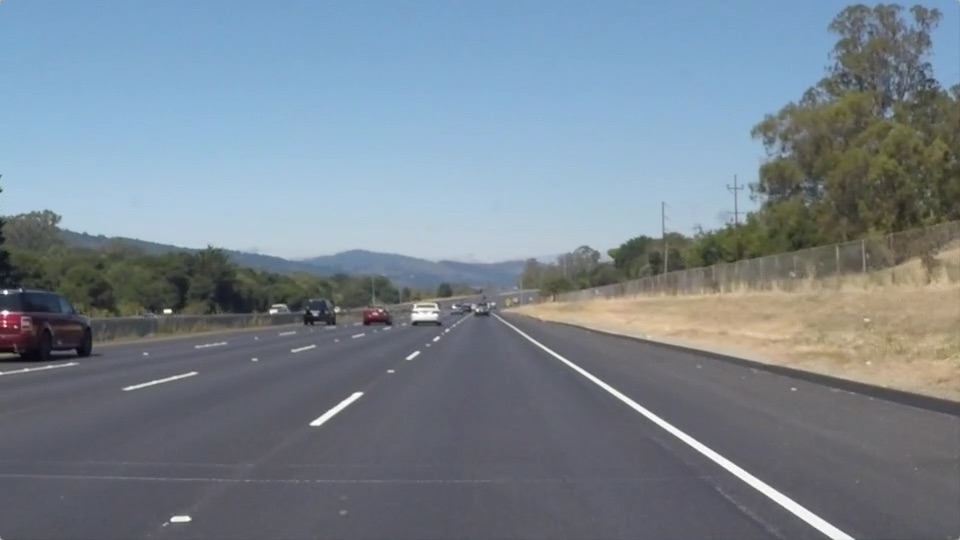
#> input picture lane-lines-finding/test_images/solidWhiteRight.jpg, 960 x 540 px
$ jupyter execute --allow-errors P3.ipynb   (shell and % lines are left out)
#> lines starting #> are read from the running program, lines starting #| are printed output that depends on the picture; after the words box and inside, x2 and y2 are one past the last pixel; in counts of white or black regions, pixels touching at a corner belong together
# **Finding Lane Lines on the Road**
***
In this project, you will use the tools you learned about in the lesson to identify lane lines on the road.  You can develop your pipeline on a series of individual images, and later apply the result to a video stream (really just a series of images). Check out the video clip "raw-lines-example.mp4" (also contained in this repository) to see what the output should look like after using the helper functions below.

Once you have a result that looks roughly like "raw-lines-example.mp4", you'll need to get creative and try to average and/or extrapolate the line segments you've detected to map out the full extent of the lane lines.  You can see an example of the result you're going for in the video "P1_example.mp4".  Ultimately, you would like to draw just one line for the left side of the lane, and one for the right.

---
Let's have a look at our first image called 'test_images/solidWhiteRight.jpg'.  Run the 2 cells below (hit Shift-Enter or the "play" button above) to display the image.

**Note** If, at any point, you encounter frozen display windows or other confounding issues, you can always start again with a clean slate by going to the "Kernel" menu above and selecting "Restart & Clear Output".

---

**The tools you have are color selection, region of interest selection, grayscaling, Gaussian smoothing, Canny Edge Detection and Hough Tranform line detection.  You  are also free to explore and try other techniques that were not presented in the lesson.  Your goal is piece together a pipeline to detect the line segments in the image, then average/extrapolate them and draw them onto the image for display (as below).  Once you have a working pipeline, try it out on the video stream below.**

---

<figure>

 <figcaption>
 <p></p>
 <p style="text-align: center;"> Your output should look something like this (above) after detecting line segments using the helper functions below </p>
 </figcaption>
</figure>
 <p></p>
<figure>

 <figcaption>
 <p></p>
 <p style="text-align: center;"> Your goal is to connect/average/extrapolate line segments to get output like this</p>
 </figcaption>
</figure>

[cell 1]
#importing some useful packages
import matplotlib.pyplot as plt
import matplotlib.image as mpimg
import numpy as np
import cv2

[cell 2]
#reading in an image
image = mpimg.imread('test_images/solidWhiteRight.jpg')
#> image is the input picture: shape (540, 960, 3); mean R, G, B 120.3, 132.6, 143.7
#printing out some stats and plotting
print('This image is:', type(image), 'with dimesions:', image.shape)
#| This image is: <class 'numpy.ndarray'> with dimesions: (540, 960, 3)
plt.imshow(image)  #call as plt.imshow(gray, cmap='gray') to show a grayscaled image

**Some OpenCV functions (beyond those introduced in the lesson) that might be useful for this project are:**

`cv2.inRange()` for color selection
`cv2.fillPoly()` for regions selection
`cv2.line()` to draw lines on an image given endpoints
`cv2.addWeighted()` to coadd / overlay two images
`cv2.cvtColor()` to grayscale or change color
`cv2.imwrite()` to output images to file
`cv2.bitwise_and()` to apply a mask to an image

**Check out the OpenCV documentation to learn about these and discover even more awesome functionality!**

Below are some helper functions to help get you started. They should look familiar from the lesson!

[cell 3]
import math

def grayscale(img):
    """Applies the Grayscale transform
    This will return an image with only one color channel
    but NOTE: to see the returned image as grayscale
    you should call plt.imshow(gray, cmap='gray')"""
    return cv2.cvtColor(img, cv2.COLOR_BGR2GRAY)

def canny(img, low_threshold, high_threshold):
    """Applies the Canny transform"""
    return cv2.Canny(img, low_threshold, high_threshold)

def gaussian_blur(img, kernel_size):
    """Applies a Gaussian Noise kernel"""
    return cv2.GaussianBlur(img, (kernel_size, kernel_size), 0)

def region_of_interest(img, vertices):
    """
    Applies an image mask.

    Only keeps the region of the image defined by the polygon
    formed from `vertices`. The rest of the image is set to black.
    """
    #defining a blank mask to start with
    mask = np.zeros_like(img)

    #defining a 3 channel or 1 channel color to fill the mask with depending on the input image
    if len(img.shape) > 2:
        channel_count = img.shape[2]  # i.e. 3 or 4 depending on your image
        ignore_mask_color = (255,) * channel_count
    else:
        ignore_mask_color = 255

    #filling pixels inside the polygon defined by "vertices" with the fill color
    cv2.fillPoly(mask, vertices, ignore_mask_color)

    #returning the image only where mask pixels are nonzero
    masked_image = cv2.bitwise_and(img, mask)
    return masked_image


def draw_lines(img, lines, color=[255, 0, 0], thickness=10, alpha=0.5):
    """
    NOTE: this is the function you might want to use as a starting point once you want to
    average/extrapolate the line segments you detect to map out the full
    extent of the lane (going from the result shown in raw-lines-example.mp4
    to that shown in P1_example.mp4).

    Think about things like separating line segments by their
    slope ((y2-y1)/(x2-x1)) to decide which segments are part of the left
    line vs. the right line.  Then, you can average the position of each of
    the lines and extrapolate to the top and bottom of the lane.

    This function draws `lines` with `color` and `thickness`.
    Lines are drawn on the image inplace (mutates the image).
    If you want to make the lines semi-transparent, think about combining
    this function with the weighted_img() function below
    """
    # In case of error, don't draw the line
    draw_right = True
    draw_left = True

    # Find slopes of all lines
    # But only care about lines where abs(slope) > slope_threshold
    slope_threshold = 0.5
    slopes = []
    new_lines = []
    for line in lines:
        x1, y1, x2, y2 = line[0]  # line = [[x1, y1, x2, y2]]

        # Calculate slope
        if x2 - x1 == 0.:  # corner case, avoiding division by 0
            slope = 999.  # practically infinite slope
        else:
            slope = (y2 - y1) / (x2 - x1)

        # Filter lines based on slope
        if abs(slope) > slope_threshold:
            slopes.append(slope)
            new_lines.append(line)

    lines = new_lines

    # Split lines into right_lines and left_lines, representing the right and left lane lines
    # Right/left lane lines must have positive/negative slope, and be on the right/left half of the image
    right_lines = []
    left_lines = []
    for i, line in enumerate(lines):
        x1, y1, x2, y2 = line[0]
        img_x_center = img.shape[1] / 2  # x coordinate of center of image
        if slopes[i] > 0 and x1 > img_x_center and x2 > img_x_center:
            right_lines.append(line)
        elif slopes[i] < 0 and x1 < img_x_center and x2 < img_x_center:
            left_lines.append(line)

    # Run linear regression to find best fit line for right and left lane lines
    # Right lane lines
    right_lines_x = []
    right_lines_y = []

    for line in right_lines:
        x1, y1, x2, y2 = line[0]

        right_lines_x.append(x1)
        right_lines_x.append(x2)

        right_lines_y.append(y1)
        right_lines_y.append(y2)

    if len(right_lines_x) > 0:
        right_m, right_b = np.polyfit(right_lines_x, right_lines_y, 1)  # y = m*x + b
    else:
        right_m, right_b = 1, 1
        draw_right = False

    # Left lane lines
    left_lines_x = []
    left_lines_y = []

    for line in left_lines:
        x1, y1, x2, y2 = line[0]

        left_lines_x.append(x1)
        left_lines_x.append(x2)

        left_lines_y.append(y1)
        left_lines_y.append(y2)

    if len(left_lines_x) > 0:
        left_m, left_b = np.polyfit(left_lines_x, left_lines_y, 1)  # y = m*x + b
    else:
        left_m, left_b = 1, 1
        draw_left = False

    # Find 2 end points for right and left lines, used for drawing the line
    # y = m*x + b --> x = (y - b)/m
    y1 = img.shape[0]
    y2 = img.shape[0] * (1 - 0.4)

    right_x1 = (y1 - right_b) / right_m
    right_x2 = (y2 - right_b) / right_m

    left_x1 = (y1 - left_b) / left_m
    left_x2 = (y2 - left_b) / left_m

    # Convert calculated end points from float to int
    y1 = int(y1)
    y2 = int(y2)
    right_x1 = int(right_x1)
    right_x2 = int(right_x2)
    left_x1 = int(left_x1)
    left_x2 = int(left_x2)

    # Draw the right and left lines on image
    if draw_right:
        cv2.line(img, (right_x1, y1), (right_x2, y2), color, thickness)
    if draw_left:
        cv2.line(img, (left_x1, y1), (left_x2, y2), color, thickness)

    # Draw trapezoid between right and left lines
    if draw_right and draw_left:

        # Define coordinates of trapezoid vertices
        left_bottom = (left_x1, y1)
        left_top = (left_x2, y2)
        right_bottom = (right_x1, y1)
        right_top = (right_x2, y2)

        # Define trapezoid vertices
        vertices = np.array([[left_bottom, right_bottom, right_top, left_top]], dtype=np.int32)

        # Draw filled trapezoid on a mask
        mask = np.zeros_like(img)
        cv2.fillPoly(img, vertices, (0, 255, 0, 128))

        # Combine the mask with the original image
        cv2.addWeighted(mask, alpha, img, 1 - alpha, 0, img)


def hough_lines(img, rho, theta, threshold, min_line_len, max_line_gap):
    """
    `img` should be the output of a Canny transform.

    Returns an image with hough lines drawn.
    """
    lines = cv2.HoughLinesP(img, rho, theta, threshold, np.array([]), minLineLength=min_line_len, maxLineGap=max_line_gap)
    #line_img = np.zeros(img.shape, dtype=np.uint8)  # this produces single-channel (grayscale) image
    line_img = np.zeros((*img.shape, 3), dtype=np.uint8)  # 3-channel RGB image
    draw_lines(line_img, lines)
    #draw_lines_debug2(line_img, lines)
    return line_img

# Python 3 has support for cool math symbols.

def weighted_img(img, initial_img, α=0.8, β=1., λ=0.):
    """
    `img` is the output of the hough_lines(), An image with lines drawn on it.
    Should be a blank image (all black) with lines drawn on it.

    `initial_img` should be the image before any processing.

    The result image is computed as follows:

    initial_img * α + img * β + λ
    NOTE: initial_img and img must be the same shape!
    """
    return cv2.addWeighted(initial_img, α, img, β, λ)


def filter_colors(image):
    """
    Filter the image to include only yellow and white pixels
    """
    # Filter white pixels
    white_threshold = 200
    lower_white = np.array([white_threshold, white_threshold, white_threshold])
    upper_white = np.array([255, 255, 255])
    white_mask = cv2.inRange(image, lower_white, upper_white)
    white_image = cv2.bitwise_and(image, image, mask=white_mask)

    # Filter yellow pixels
    hsv = cv2.cvtColor(image, cv2.COLOR_BGR2HSV)
    lower_yellow = np.array([90,100,100])
    upper_yellow = np.array([110,255,255])
    yellow_mask = cv2.inRange(hsv, lower_yellow, upper_yellow)
    yellow_image = cv2.bitwise_and(image, image, mask=yellow_mask)

    # Combine the two above images
    image2 = cv2.addWeighted(white_image, 1., yellow_image, 1., 0.)

    return image2

def get_vertices(image):
    rows, cols = image.shape[:2]
    bottom_left  = [cols*0.10, rows*0.9]
    top_left     = [cols*0.38, rows*0.64]
    bottom_right = [cols*0.90, rows*0.9]
    top_right    = [cols*0.62, rows*0.64]

    ver = np.array([[bottom_left, top_left, top_right, bottom_right]], dtype=np.int32)
    return ver

## Test on Images

Now you should build your pipeline to work on the images in the directory "test_images"
**You should make sure your pipeline works well on these images before you try the videos.**

[cell 4]
import os
os.listdir("test_images/")

run your solution on all test_images and make copies into the test_images directory).

[cell 5]
# Global parameters

# Gaussian smoothing
kernel_size = 3

# Canny Edge Detector
low_threshold = 180
high_threshold = 240

# Hough Transform
rho = 2
theta = 1 * np.pi/180
threshold = 20
min_line_length = 10
max_line_gap = 100

[cell 6]
def annotate_image(image_in):
    """ Given an image Numpy array, return the annotated image as a Numpy array """
    # Only keep white and yellow pixels in the image, all other pixels become black
    image = filter_colors(image_in)

    # Read in and grayscale the image
    #image = (image*255).astype('uint8')  # this step is unnecessary now
    gray = grayscale(image)

    # Apply Gaussian smoothing
    blur_gray = gaussian_blur(gray, kernel_size)

    # Apply Canny Edge Detector
    edges = canny(blur_gray, low_threshold, high_threshold)

    # Create masked edges using trapezoid-shaped region-of-interest
    masked_edges = region_of_interest(img = edges, vertices = get_vertices(image))

    # Run Hough on edge detected image
    line_image = hough_lines(masked_edges, rho, theta, threshold, min_line_length, max_line_gap)

    # Draw lane lines on the original image
    initial_image = image_in.astype('uint8')
    annotated_image = weighted_img(line_image, initial_image)

    return annotated_image

[cell 7]
# Display an example image
annotated_image = annotate_image(mpimg.imread('test_images/solidYellowCurve.jpg'))
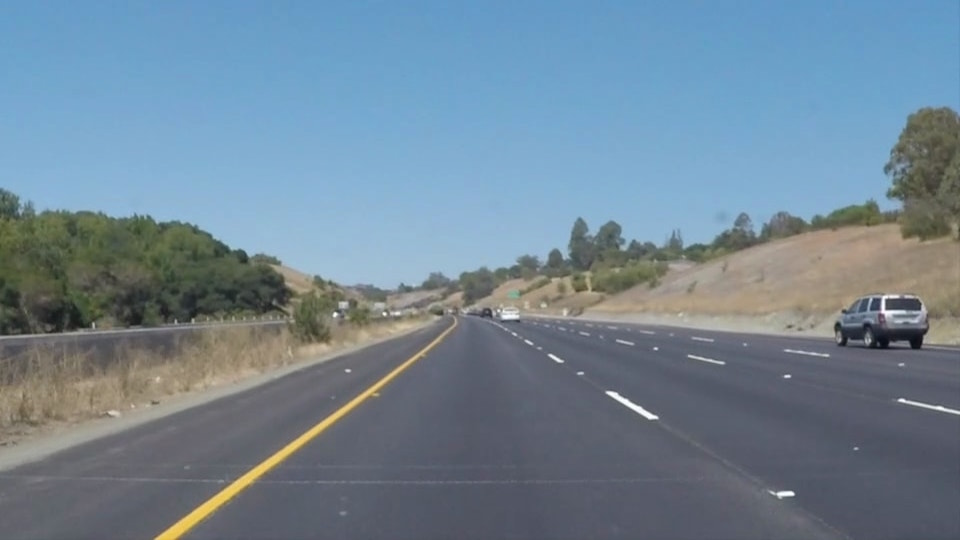
#> input picture lane-lines-finding/test_images/solidYellowCurve.jpg, 960 x 540 px
#> in filter_colors, `white_threshold = 200`: white_threshold = 200
#> in filter_colors, `lower_white = np.array([white_threshold, white_threshold, white_thresh..`: lower_white = [200, 200, 200]
#> in filter_colors, `white_mask = cv2.inRange(image, lower_white, upper_white)`:
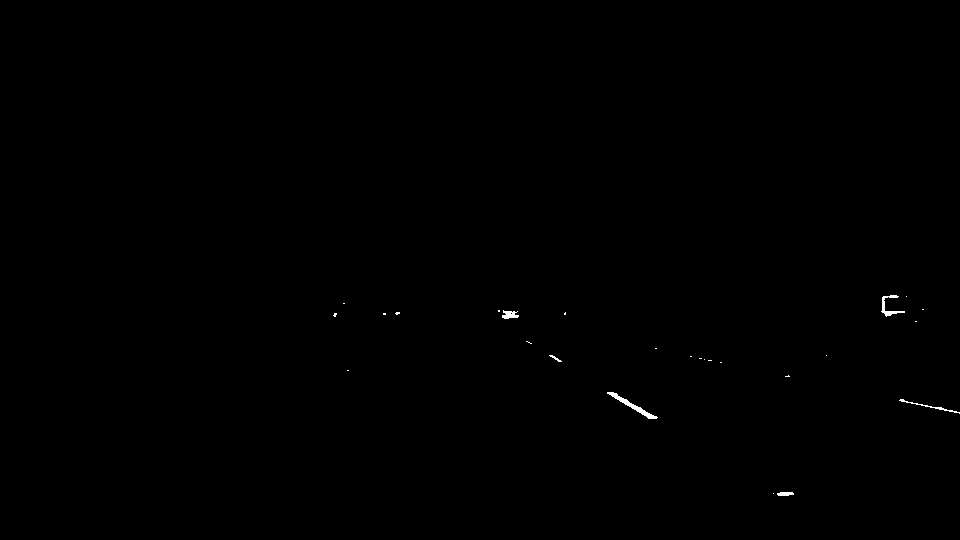
#> white_mask: shape (540, 960); 0.15% white; 26 white regions (20 under 20 px), largest, box (x1, y1, x2, y2) and area: (607, 392, 658, 419) 245, (881, 295, 905, 317) 150, (899, 399, 960, 414) 105, (502, 310, 519, 319) 100, (777, 492, 794, 496) 58, (549, 355, 562, 362) 29
#> in filter_colors, image is the input picture: shape (540, 960, 3); mean R, G, B 113, 133.4, 149
#> in region_of_interest, `cv2.fillPoly(mask, vertices, ignore_mask_color)`:
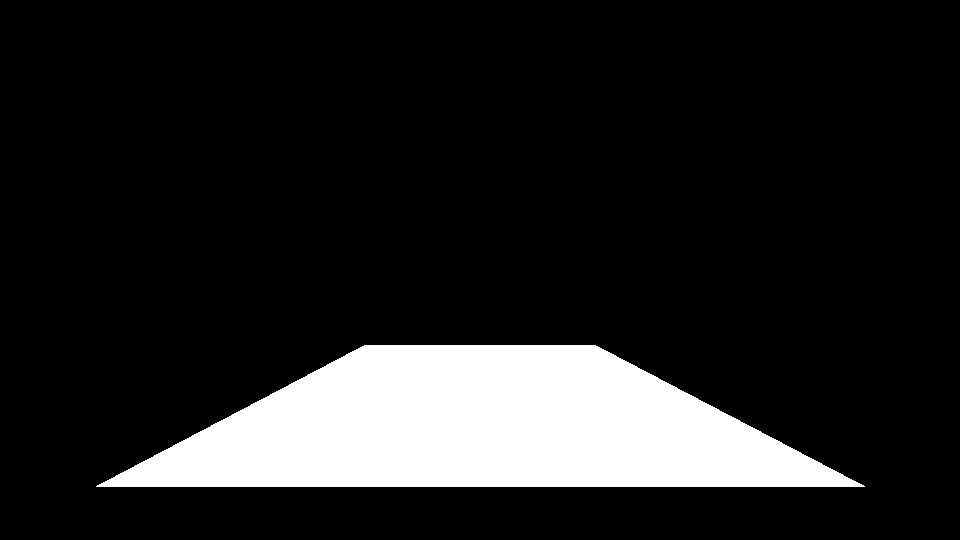
#> mask: shape (540, 960); 13.7% white; 1 white region, box (x1, y1, x2, y2) and area: (96, 345, 865, 487) 71198
#> in region_of_interest, `masked_image = cv2.bitwise_and(img, mask)`:
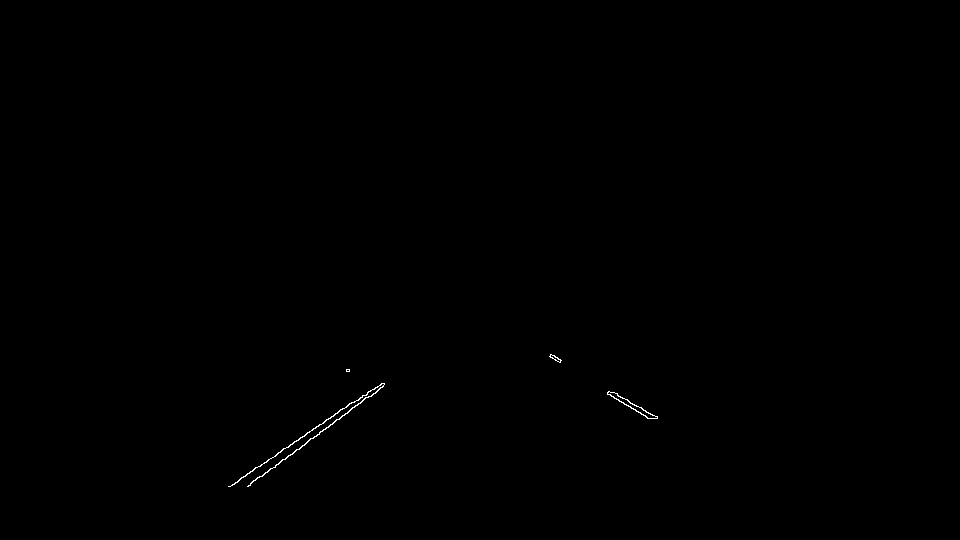
#> masked_image: shape (540, 960); 0.13% white in thin lines or dots, all inside (x1, y1, x2, y2) = (228, 354, 658, 487)
#> in hough_lines, `lines = cv2.HoughLinesP(img, rho, theta, threshold, np.array([]), minL..`: lines = [[247, 486, 378, 390], [255, 467, 384, 383], [240, 478, 384, 384], [550, 354, 657, 418], [607, 393, 649, 418], [308, 440, 371, 395], [326, 419, 383, 383], [363, 399, 382, 386], [549, 356, 656, 418], [350, 409, 383, 386]]
#> the loop in draw_lines, `for line in lines:` made 10 passes
#> (x1, y1, x2, y2, slope) on passes 1 to 4: (247, 486, 378, 390, -0.733), (255, 467, 384, 383, -0.651), (240, 478, 384, 384, -0.653), (550, 354, 657, 418, 0.598)
#> after the loop in draw_lines, `for line in lines:`: new_lines = [[[247, 486, 378, 390]], [[255, 467, 384, 383]], [[240, 478, 384, 384]], [[550, 354, 657, 418]], [[607, 393, 649, 418]], [[308, 440, 371, 395]], [[326, 419, 383, 383]], [[363, 399, 382, 386]], [[549, 356, 656, 418]], [[350, 409, 383, 386]]]; slopes = [-0.733, -0.651, -0.653, 0.598, 0.595, -0.714, -0.632, -0.684, 0.579, -0.697]
#> in draw_lines, `lines = new_lines`: lines has the same summary as new_lines
#> the loop in draw_lines, `for i, line in enumerate(lines):` made 10 passes
#> after the loop in draw_lines, `for i, line in enumerate(lines):`: left_lines = [[[247, 486, 378, 390]], [[255, 467, 384, 383]], [[240, 478, 384, 384]], [[308, 440, 371, 395]], [[326, 419, 383, 383]], [[363, 399, 382, 386]], [[350, 409, 383, 386]]]; right_lines = [[[550, 354, 657, 418]], [[607, 393, 649, 418]], [[549, 356, 656, 418]]]
#> the loop in draw_lines, `for line in right_lines:` made 3 passes
#> (line, x1, y1, x2) on passes 1 to 3: ([[550, 354, 657, 418]], 550, 354, 657), ([[607, 393, 649, 418]], 607, 393, 649), ([[549, 356, 656, 418]], 549, 356, 656)
#> after the loop in draw_lines, `for line in right_lines:`: right_lines_x = [550, 657, 607, 649, 549, 656]; right_lines_y = [354, 418, 393, 418, 356, 418]
#> in draw_lines, `right_m, right_b = np.polyfit(right_lines_x, right_lines_y, 1)`: right_m = 0.6; right_b = 26.07
#> the loop in draw_lines, `for line in left_lines:` made 7 passes
#> after the loop in draw_lines, `for line in left_lines:`: left_lines_x = [247, 378, 255, 384, 240, 384, 308, 371, 326, 383, 363, 382, 350, 383]; left_lines_y = [486, 390, 467, 383, 478, 384, 440, 395, 419, 383, 399, 386, 409, 386]
#> in draw_lines, `left_m, left_b = np.polyfit(left_lines_x, left_lines_y, 1)`: left_m = -0.679; left_b = 645.2
#> in draw_lines, `right_x1 = (y1 - right_b) / right_m`: right_x1 = 856.6
#> in draw_lines, `right_x2 = (y2 - right_b) / right_m`: right_x2 = 496.6
#> in draw_lines, `left_x1 = (y1 - left_b) / left_m`: left_x1 = 154.9
#> in draw_lines, `left_x2 = (y2 - left_b) / left_m`: left_x2 = 473.1
#> in draw_lines, `right_x1 = int(right_x1)`: right_x1 = 856
#> in draw_lines, `right_x2 = int(right_x2)`: right_x2 = 496
#> in draw_lines, `left_x1 = int(left_x1)`: left_x1 = 154
#> in draw_lines, `left_x2 = int(left_x2)`: left_x2 = 473
#> in draw_lines, `left_bottom = (left_x1, y1)`: left_bottom = (154, 540)
#> in draw_lines, `left_top = (left_x2, y2)`: left_top = (473, 324)
#> in draw_lines, `right_bottom = (right_x1, y1)`: right_bottom = (856, 540)
#> in draw_lines, `right_top = (right_x2, y2)`: right_top = (496, 324)
#> in draw_lines, `vertices = np.array([[left_bottom, right_bottom, right_top, left_top]]..`: vertices = [[154, 540], [856, 540], [496, 324], [473, 324]]
#> in draw_lines, `cv2.addWeighted(mask, alpha, img, 1 - alpha, 0, img)`:
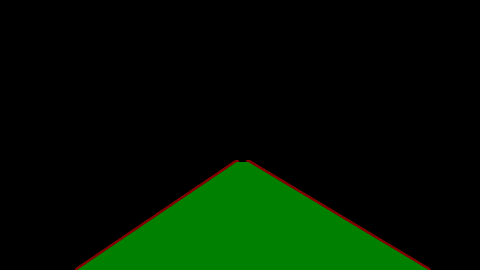
#> img: shape (540, 960, 3) (shown at 1/2 size); mean of channels 0, 1, 2 1, 19.4, 0; drawn as R, G, B
#> in weighted_img, `return cv2.addWeighted(initial_img, α, img, β, λ)`:
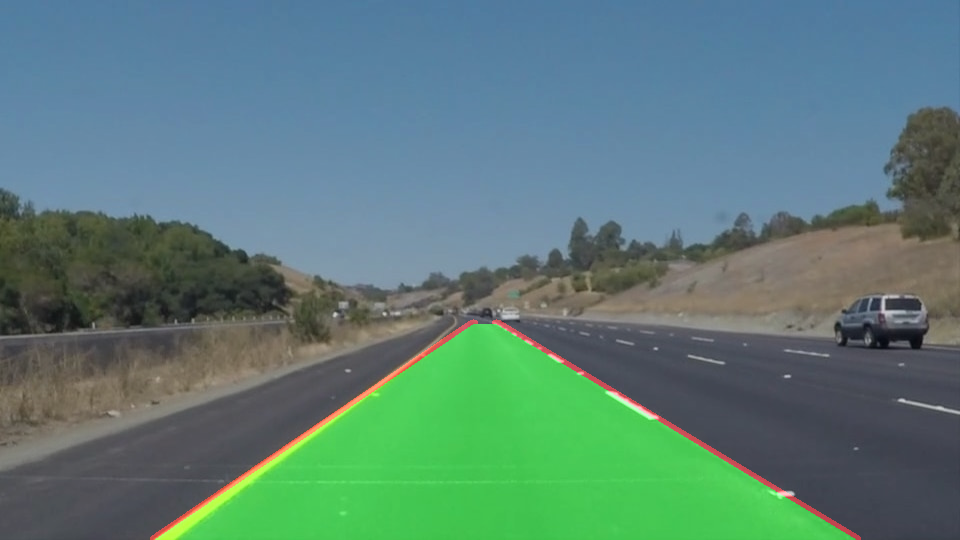
#> returned value: shape (540, 960, 3); mean of channels 0, 1, 2 91.3, 126, 119.2; drawn as R, G, B
plt.imshow(annotated_image)
plt.imsave('weighted_img.jpg', annotated_image)
